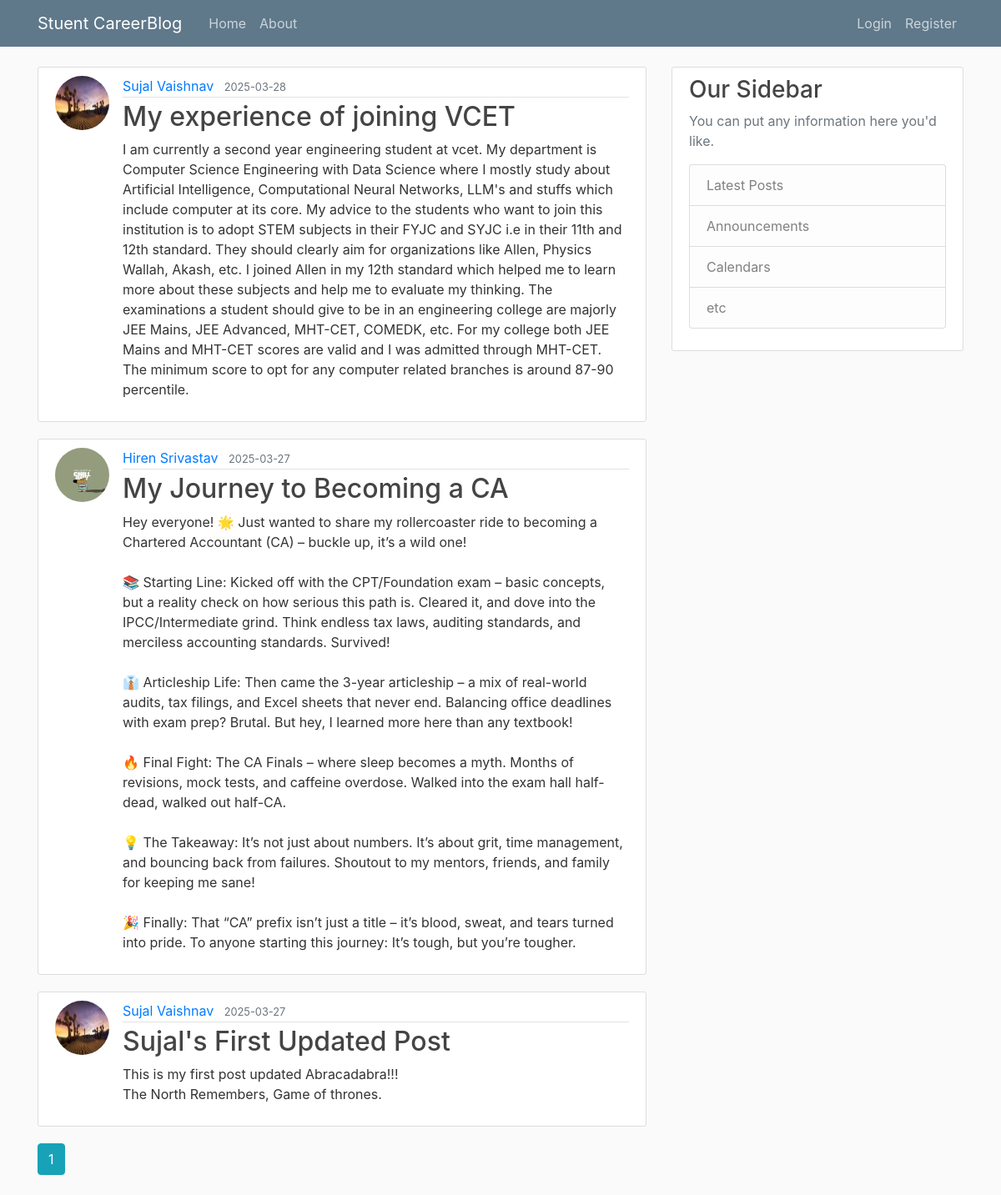
The page /home on the database its author committed.
### flaskblog/models.py (models this page shows, shortened)
class Post(db.Model):
    id = db.Column(db.Integer, primary_key=True)
    title = db.Column(db.String(100), nullable=False)
    date_posted = db.Column(db.DateTime, nullable=False, default=datetime.utcnow)
    content = db.Column(db.Text, nullable=False)
    user_id = db.Column(db.Integer, db.ForeignKey('user.id'), nullable=False)

class User(db.Model, UserMixin):
    id = db.Column(db.Integer, primary_key=True)
    username = db.Column(db.String(20), unique=True, nullable=False)
    email = db.Column(db.String(120), unique=True, nullable=False)
    image_file = db.Column(db.String(20), nullable=False, default='default.jpg')
    password = db.Column(db.String(60), nullable=False)
    posts = db.relationship('Post', backref='author', lazy=True)

### flaskblog/main/routes.py (the view)
@main.route("/")
@main.route("/home")
def home():
    page = request.args.get('page', 1, type=int)
    posts = Post.query.order_by(Post.date_posted.desc()).paginate(page=page, per_page=5)
    return render_template('home.html', posts=posts)

### flaskblog/templates/home.html
{% extends "layout.html" %}
{% block content %}
{% for post in posts.items %}
<article class="media content-section">
    <img class="rounded-circle article-img"
        src="{{ url_for('static', filename='profile_pics/' + post.author.image_file) }}">
    <div class="media-body">
        <div class="article-metadata">
            <a class="mr-2" href="{{ url_for('users.user_posts', username=post.author.username) }}">{{
                post.author.username }}</a>
            <small class="text-muted">{{ post.date_posted.strftime('%Y-%m-%d') }}</small>
        </div>
        <h2><a class="article-title" href="{{ url_for('posts.post', post_id=post.id) }}">{{ post.title }}</a></h2>
        <p class="article-content">{{ post.content }}</p>
    </div>
</article>
{% endfor %}
{% for page_num in posts.iter_pages(left_edge=1, right_edge=1, left_current=1, right_current=2) %}
{% if page_num %}
{% if posts.page == page_num %}
<a class="btn btn-info mb-4" href="{{ url_for('main.home', page=page_num) }}">{{ page_num }}</a>
{% else %}
<a class="btn btn-outline-info mb-4" href="{{ url_for('main.home', page=page_num) }}">{{ page_num }}</a>
{% endif %}
{% else %}
...
{% endif %}
{% endfor %}
{% endblock content %}

### flaskblog/templates/layout.html (shortened to what this page needs)
<!DOCTYPE html>
<html>
<head>
    <link rel="stylesheet" href="https://maxcdn.bootstrapcdn.com/bootstrap/4.0.0/css/bootstrap.min.css"
>
    <link rel="stylesheet" type="text/css" href="{{ url_for('static', filename='main.css') }}">
</head>
<body>
    <header class="site-header">
        <nav class="navbar navbar-expand-md navbar-dark bg-steel fixed-top">
            <div class="container">
                <a class="navbar-brand mr-4" href="/">Stuent CareerBlog</a>
                <div class="collapse navbar-collapse" id="navbarToggle">
                    <div class="navbar-nav mr-auto">
                        <a class="nav-item nav-link" href="{{ url_for('main.home') }}">Home</a>
                        <a class="nav-item nav-link" href="{{ url_for('main.about') }}">About</a>
                    </div>
                    <div class="navbar-nav">
                        {% if current_user.is_authenticated %}
                        <a class="nav-item nav-link" href="{{ url_for('posts.new_post') }}">New Post</a>
                        <a class="nav-item nav-link" href="{{ url_for('users.account') }}">Account</a>
                        <a class="nav-item nav-link" href="{{ url_for('users.logout') }}">Logout</a>
                        {% else %}
                        <a class="nav-item nav-link" href="{{ url_for('users.login') }}">Login</a>
                        <a class="nav-item nav-link" href="{{ url_for('users.register') }}">Register</a>
                        {% endif %}
                    </div>
                </div>
            </div>
        </nav>
    </header>
    <main role="main" class="container">
        <div class="row">
            <div class="col-md-8">
                {% block content %}{% endblock %}
            </div>
            <div class="col-md-4">
                <div class="content-section">
                    <h3>Our Sidebar</h3>
                    <p class='text-muted'>You can put any information here you'd like.
                    <ul class="list-group">
                        <li class="list-group-item list-group-item-light">Latest Posts</li>
                        <li class="list-group-item list-group-item-light">Announcements</li>
                        <li class="list-group-item list-group-item-light">Calendars</li>
                        <li class="list-group-item list-group-item-light">etc</li>
                    </ul>
                    </p>
                </div>
            </div>
        </div>
    </main>
</body>
</html>

### flaskblog/static/main.css (style rules this page uses)
body { background: #fafafa; color: #333333; margin-top: 5rem; }
h1, h2, h3, h4, h5, h6 { color: #444444; }
.bg-steel { background-color: #5f788a; }
.site-header .navbar-nav .nav-link { color: #cbd5db; }
.content-section { background: #ffffff; padding: 10px 20px; border: 1px solid #dddddd; border-radius: 3px; margin-bottom: 20px; }
.article-title { color: #444444; }
.article-content { white-space: pre-line; }
.article-img { height: 65px; width: 65px; margin-right: 16px; }
.article-metadata { padding-bottom: 1px; margin-bottom: 4px; border-bottom: 1px solid #e3e3e3 }

### rows shown on the page
Post: image_file (picture), author.username "Sujal Vaishnav", date_posted "2025-03-28", title "My experience of joining VCET", content "I am currently a second year engineering student at vcet. My department is Computer Science Engineering with Data Science where I mostly study about Artificial Intelligence, Computational Neural Networks, LLM's and stuffs which include computer at its core. My advice to the students who want to join this institution is to adopt STEM subjects in their FYJC and SYJC i.e in their 11th and 12th standard. They should clearly aim for organizations like Allen, Physics Wallah, Akash, etc. I joined Allen in my 12th standard which helped me to learn more about these subjects and help me to evaluate my thinking. The examinations a student should give to be in an engineering college are majorly JEE…"
Post: image_file (placeholder picture), author.username "Hiren Srivastav", date_posted "2025-03-27", title "My Journey to Becoming a CA", content "Hey everyone! 🌟 Just wanted to share my rollercoaster ride to becoming a Chartered Accountant (CA) – buckle up, it’s a wild one! 📚 Starting Line: Kicked off with the CPT/Foundation exam – basic concepts, but a reality check on how serious this path is. Cleared it, and dove into the IPCC/Intermediate grind. Think endless tax laws, auditing standards, and merciless accounting standards. Survived! 👔 Articleship Life: Then came the 3-year articleship – a mix of real-world audits, tax filings, and Excel sheets that never end. Balancing office deadlines with exam prep? Brutal. But hey, I learned more here than any textbook! 🔥 Final Fight: The CA Finals – where sleep becomes a myth. Months of…"
Post: image_file (picture), author.username "Sujal Vaishnav", date_posted "2025-03-27", title "Sujal's First Updated Post", content "This is my first post updated Abracadabra!!! The North Remembers, Game of thrones."

### other values the page prints
{{ page_num }} "1"
